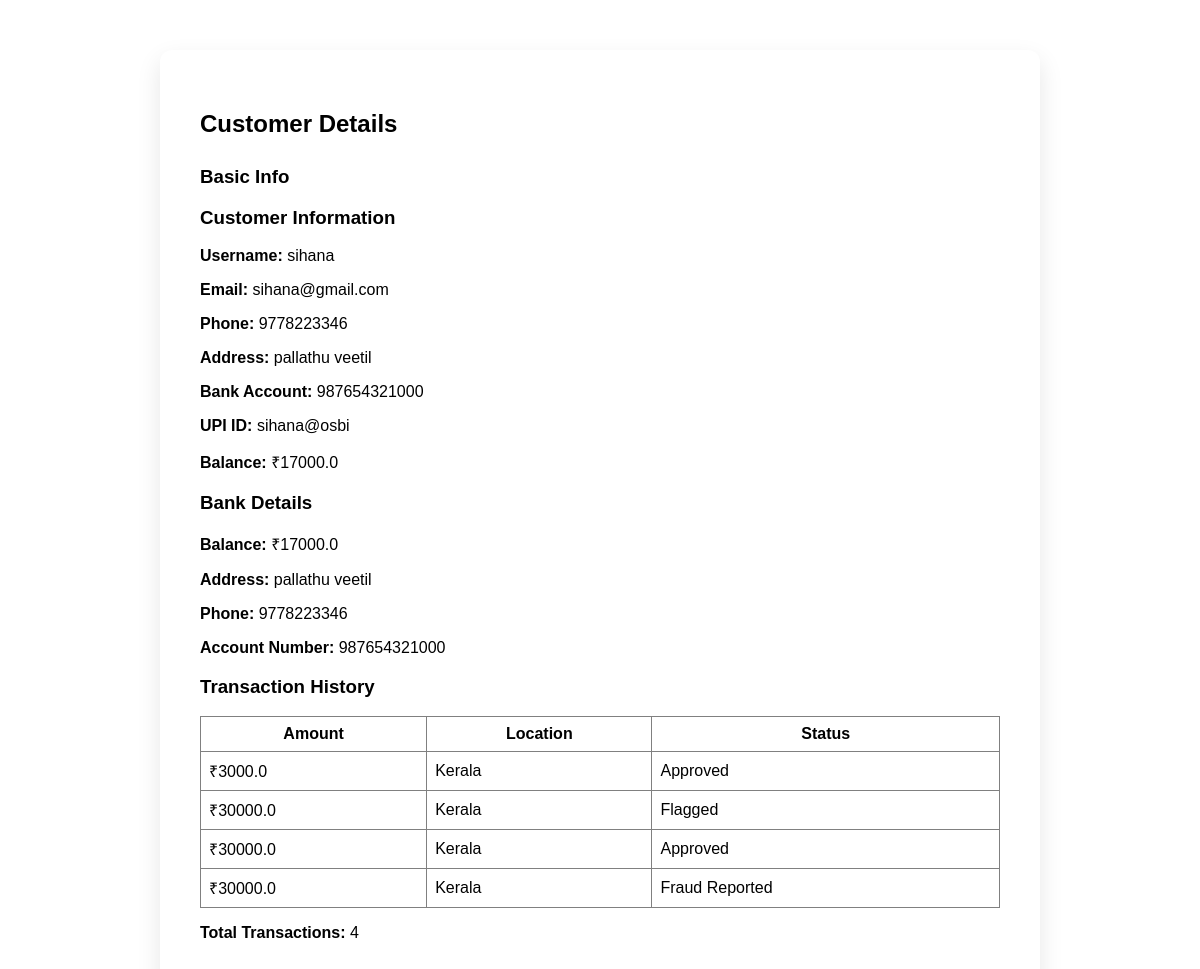
Page /customer/8/ (signed in) on the committed database.
### transactions/models.py (models this page shows, shortened)
class CustomerProfile(models.Model):
    user = models.OneToOneField(User, on_delete=models.CASCADE)
    home_location = models.CharField(max_length=100)
    address = models.CharField(max_length=200, blank=True)
    phone_number = models.CharField(max_length=15)
    bank_account_number = models.CharField(max_length=20, unique=True)
    upi_id = models.CharField(max_length=100)
    balance = models.FloatField(default=50000)

class Transaction(models.Model):
    user = models.ForeignKey(User, on_delete=models.CASCADE)
    amount = models.FloatField()
    location = models.CharField(max_length=100)
    risk_score = models.FloatField(null=True, blank=True)
    status = models.CharField(max_length=20)
    created_at = models.DateTimeField(auto_now_add=True)

### transactions/views.py (the view)
# urls.py: path('customer/<int:user_id>/', views.customer_detail, name='customer_detail'),
@user_passes_test(is_bank)
def customer_detail(request, user_id):
    user_obj = User.objects.get(id=user_id)
    profile = CustomerProfile.objects.get(user=user_obj)
    transactions = Transaction.objects.filter(user=user_obj)
    return render(request, "customer_detail.html", {
        "customer": user_obj,
        "profile": profile,
        "transactions": transactions,
        "total_transactions": transactions.count()
    })

### transactions/views.py (called while the page is built)
def is_bank(user):
    return user.is_staff

### templates/customer_detail.html
{% extends "base_main.html" %}
{% block content %}
<div class="container" style="width: 800px;">
    <h2>Customer Details</h2>
    <h3>Basic Info</h3>
<h3>Customer Information</h3>
<p><strong>Username:</strong> {{ customer.username }}</p>
<p><strong>Email:</strong> {{ customer.email }}</p>
<p><strong>Phone:</strong> {{ profile.phone_number }}</p>
<p><strong>Address:</strong> {{ profile.address }}</p>
<p><strong>Bank Account:</strong> {{ profile.bank_account_number }}</p>
<p><strong>UPI ID:</strong> {{ profile.upi_id }}</p>
<p><strong>Balance:</strong> ₹{{ profile.balance }}</p>
    <h3>Bank Details</h3>
    <p><strong>Balance:</strong> ₹{{ profile.balance }}</p>
    <p><strong>Address:</strong> {{ profile.address }}</p>
    <p><strong>Phone:</strong> {{ profile.phone_number }}</p>
    <p><strong>Account Number:</strong> {{ profile.bank_account_number }}</p>
    <h3>Transaction History</h3>
<div class="table-wrapper">
    <table border="1" width="100%" cellpadding="8">
        <tr>
            <th>Amount</th>
            <th>Location</th>
            <th>Status</th>
        </tr>
        {% for t in transactions %}
        <tr>
            <td>₹{{ t.amount }}</td>
            <td>{{ t.location }}</td>
            <td>{{ t.status }}</td>
        </tr>
        {% endfor %}
    </table>
</div>
    <p><strong>Total Transactions:</strong> {{ total_transactions }}</p>
</div>
{% endblock %}

### rows in the picture
CustomerProfile: phone_number "9778223346", address "pallathu veetil", bank_account_number "987654321000", upi_id "sihana@osbi", balance "17000.0"
Transaction: amount "3000.0", location "Kerala", status "Approved"
Transaction: amount "30000.0", location "Kerala", status "Flagged"
Transaction: amount "30000.0", location "Kerala", status "Approved"
Transaction: amount "30000.0", location "Kerala", status "Fraud Reported"

### other values in the picture
{{ customer.username }} "sihana"
{{ customer.email }} "sihana@gmail.com"
{{ total_transactions }} "4"
